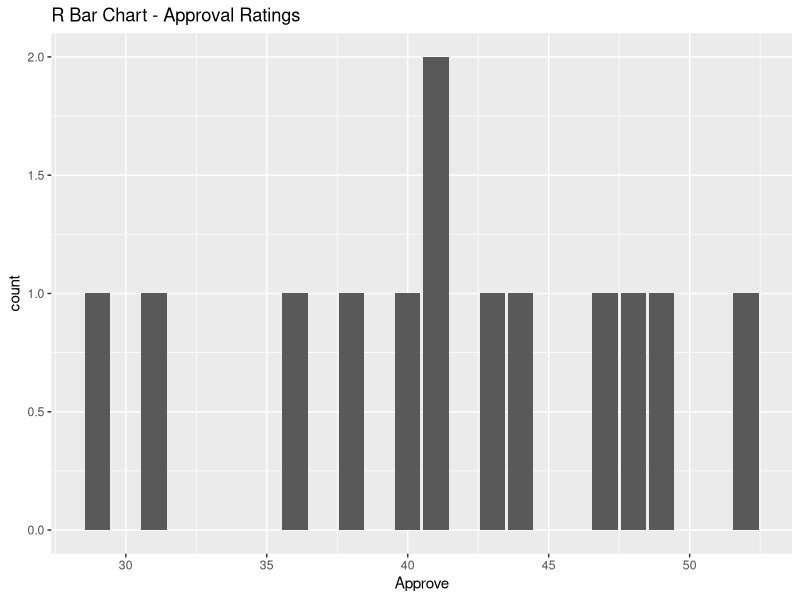
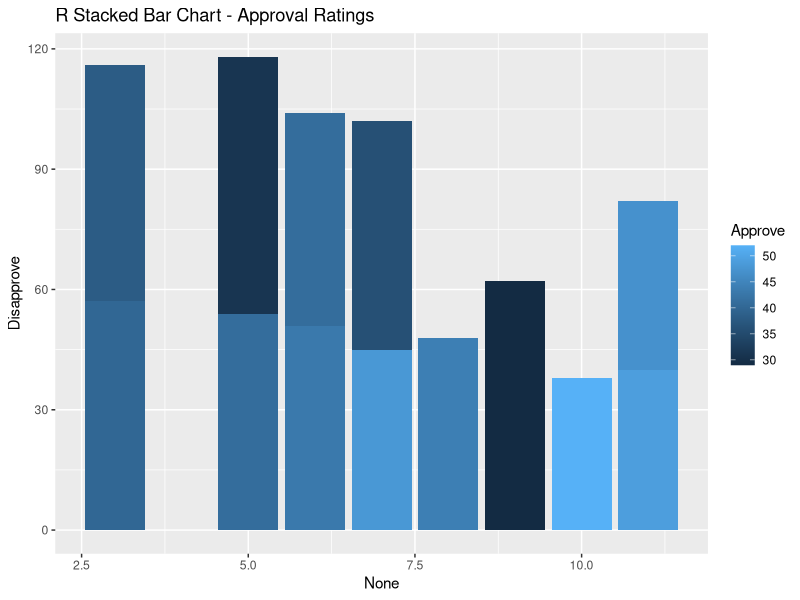
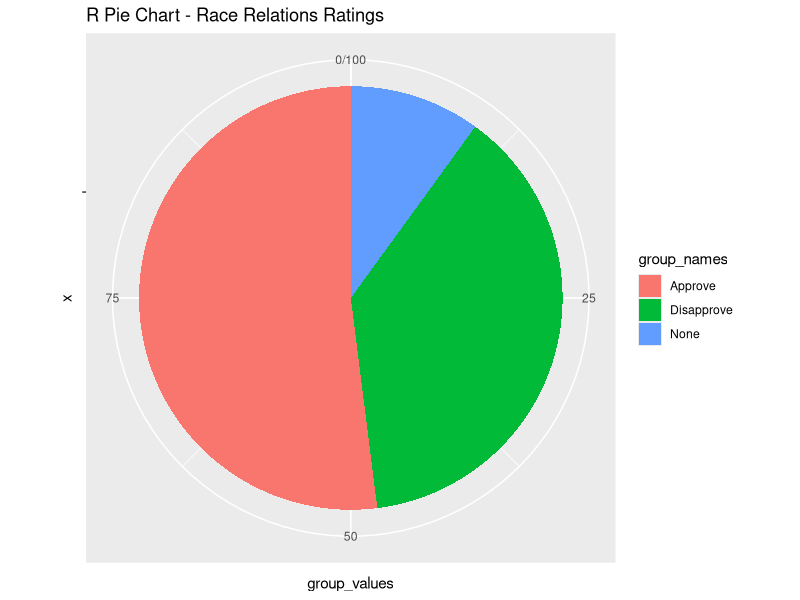
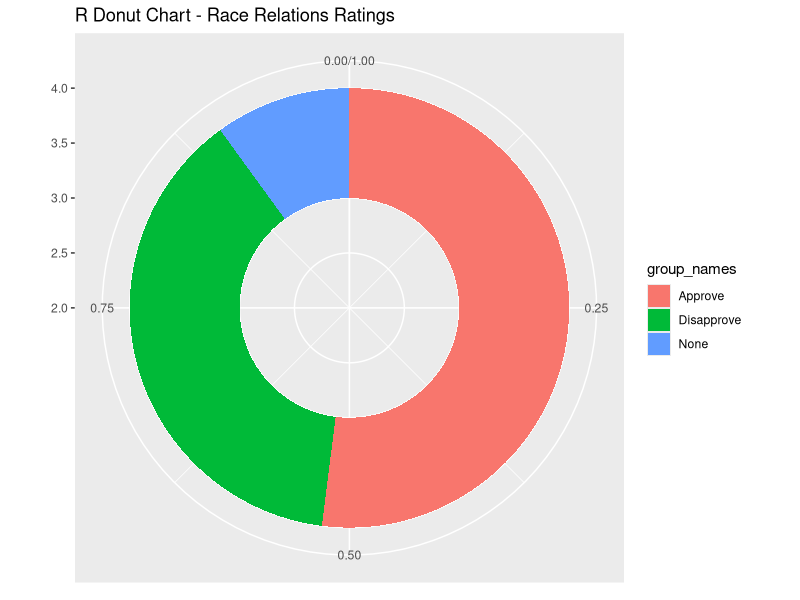

Write R code to recreate these figures, in order.
library(readxl)
library(ggplot2)

## Set the working directory to the root of your DSC 520 directory
setwd("C:/Users/Josh/Documents/GitHub/Python-Projects/Data Presentation and Visualization/Week_1/")

## Set the data.
df_obama <- read_excel("obama-approval-ratings.xls")

# Create the bar chart
ggplot(df_obama, aes(Approve)) + geom_bar() + ggtitle("R Bar Chart - Approval Ratings")

# Create a stacked bar chart.
ggplot(df_obama, aes(fill=Approve, y=Disapprove, x=None)) + geom_bar(position="stack", stat="identity") +
  ggtitle("R Stacked Bar Chart - Approval Ratings")

# Create a pie chart.
piechart_df <- df_obama[ which( df_obama$Issue == "Race Relations"), ]
piechart_df <- piechart_df[, !names(piechart_df) %in% ("Issue")]

group_names = c("Approve", "Disapprove", "None")
group_values = c(piechart_df[[1, 1]], piechart_df[[1, 2]], piechart_df[[1, 3]])

newPiechart_df <-data.frame(group_names, group_values)

ggplot(newPiechart_df, aes(x="", y=group_values, fill=group_names)) + geom_bar(stat="identity", width=1) +
  coord_polar("y", start=0) + ggtitle("R Pie Chart - Race Relations Ratings")

# Create a donut chart.
newPiechart_df$fraction = newPiechart_df$group_values / sum(newPiechart_df$group_values)

# Compute the sum of cumulative percentages to find the top and bottom.
newPiechart_df$ymax = cumsum(newPiechart_df$fraction)
newPiechart_df$ymin = c(0, head(newPiechart_df$ymax, n=-1))

# Make the plot.
ggplot(newPiechart_df, aes(ymax=ymax, ymin=ymin, xmax=4, xmin=3, fill=group_names)) +
  geom_rect() + coord_polar(theta="y") +  xlim(c(2, 4)) + ggtitle("R Donut Chart - Race Relations Ratings")







